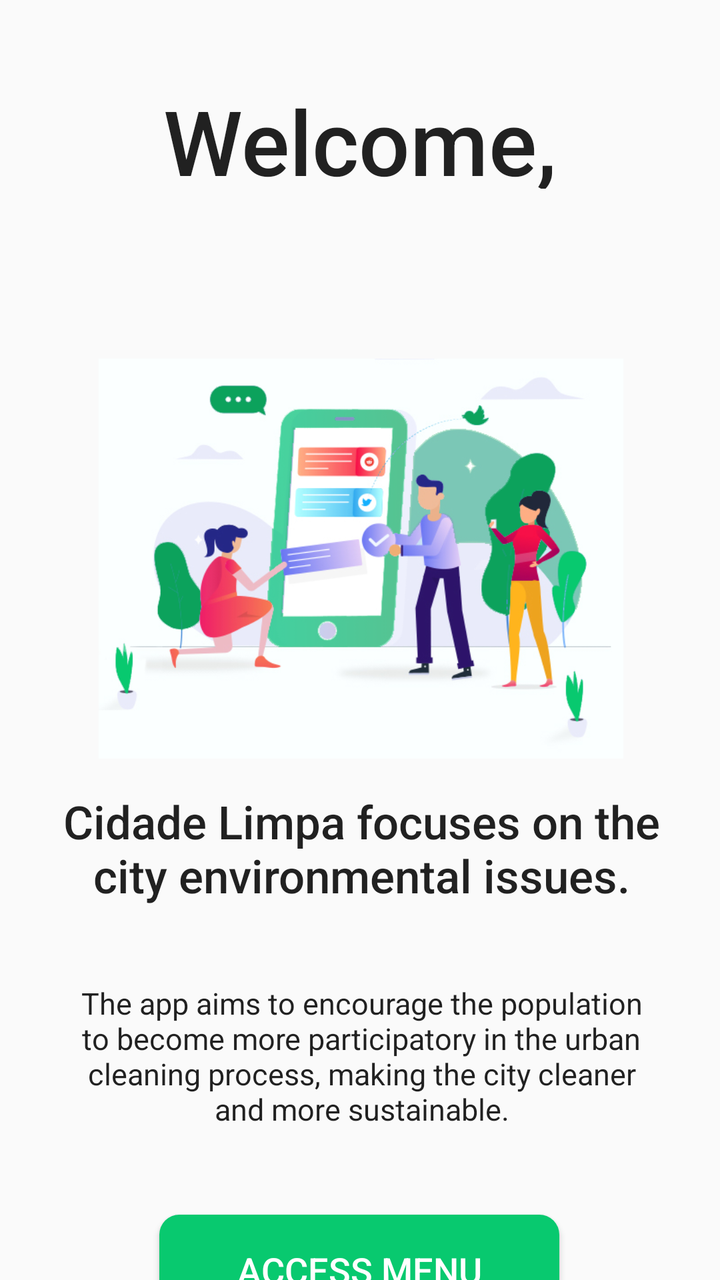
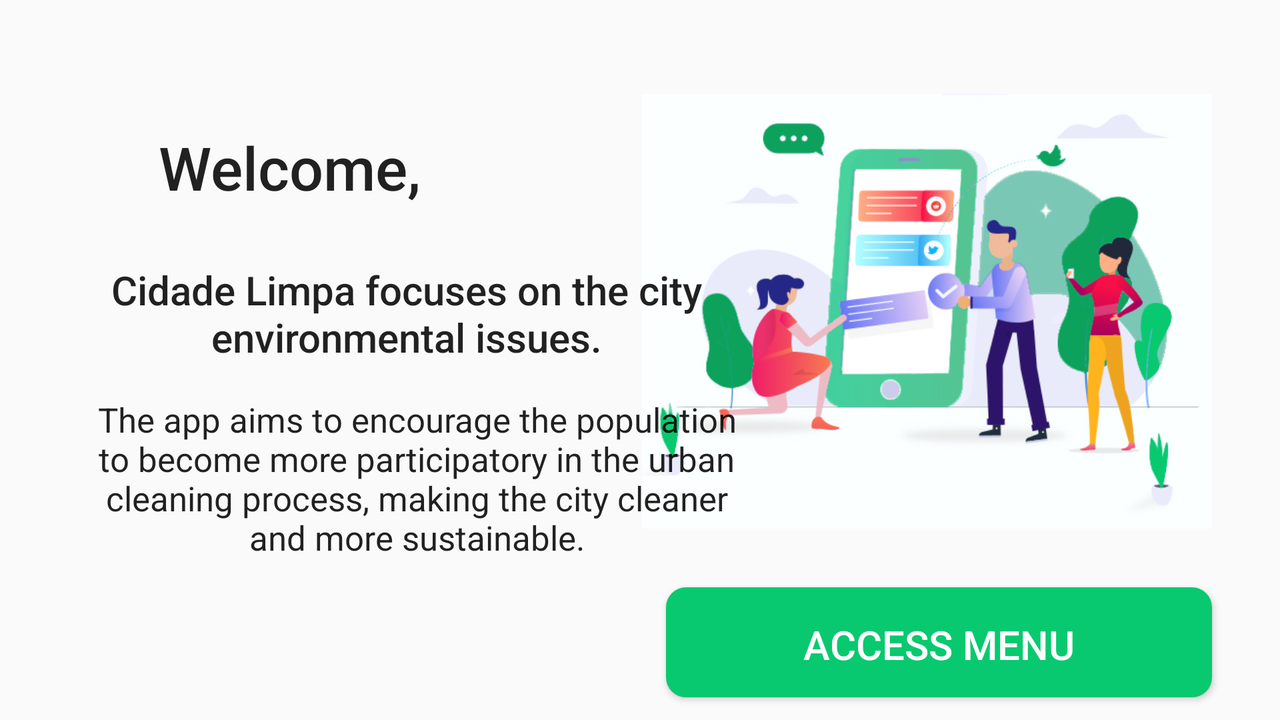

First picture: res/layout/ on a phone held upright. Second picture: the repository's own variant of that layout, on a device whose configuration matches the variant's folder. Source for both follows.
<!-- AndroidManifest.xml: application theme Theme.MeuProjeto -->
<!-- res/layout/activity_tela2.xml -->
<?xml version="1.0" encoding="utf-8"?>
<androidx.constraintlayout.widget.ConstraintLayout xmlns:android="http://schemas.android.com/apk/res/android"
    xmlns:app="http://schemas.android.com/apk/res-auto"
    xmlns:tools="http://schemas.android.com/tools"
    android:layout_width="match_parent"
    android:layout_height="match_parent"
    tools:context=".tela2">

    <TextView
        android:id="@+id/textView3"
        android:layout_width="266dp"
        android:layout_height="54dp"
        android:text="@string/welcome"
        android:textAlignment="center"
        android:textAppearance="@style/TextAppearance.AppCompat.Body2"
        android:textSize="45dp"
        app:layout_constraintBottom_toBottomOf="parent"
        app:layout_constraintEnd_toEndOf="parent"
        app:layout_constraintHorizontal_bias="0.497"
        app:layout_constraintStart_toStartOf="parent"
        app:layout_constraintTop_toTopOf="parent"
        app:layout_constraintVertical_bias="0.069"
        tools:ignore="MissingConstraints" />

    <TextView
        android:id="@+id/tvUsuarioNome"
        android:layout_width="266dp"
        android:layout_height="53dp"
        android:layout_marginTop="8dp"
        android:textAlignment="center"
        android:textAppearance="@style/TextAppearance.AppCompat.Body2"
        android:textSize="45dp"
        app:layout_constraintEnd_toEndOf="@+id/textView3"
        app:layout_constraintHorizontal_bias="0.497"
        app:layout_constraintStart_toStartOf="@+id/textView3"
        app:layout_constraintTop_toBottomOf="@+id/textView3" />

    <androidx.appcompat.widget.AppCompatButton
        android:id="@+id/bt_segunda_tela"
        android:layout_width="200dp"
        android:layout_height="55dp"
        android:layout_marginTop="12dp"
        android:background="@drawable/background_button"
        android:drawableRight="@drawable/ic_arrow"
        android:padding="15dp"
        android:text="@string/accessMenu"
        android:textColor="@color/white"
        android:textSize="18dp"
        app:layout_constraintEnd_toEndOf="@+id/textView2"
        app:layout_constraintHorizontal_bias="0.489"
        app:layout_constraintStart_toStartOf="@+id/textView2"
        app:layout_constraintTop_toBottomOf="@+id/textView2"
        tools:ignore="MissingConstraints" />

    <ImageView
        android:id="@+id/imageView6"
        android:layout_width="297dp"
        android:layout_height="200dp"
        android:layout_marginTop="24dp"
        app:layout_constraintEnd_toEndOf="@+id/tvUsuarioNome"
        app:layout_constraintHorizontal_bias="0.483"
        app:layout_constraintStart_toStartOf="@+id/tvUsuarioNome"
        app:layout_constraintTop_toBottomOf="@+id/tvUsuarioNome"
        app:srcCompat="@drawable/design_vector" />

    <TextView
        android:id="@+id/textView"
        android:layout_width="334dp"
        android:layout_height="88dp"
        android:layout_marginTop="16dp"
        android:text="@string/textApp"
        android:textAlignment="center"
        android:textAppearance="@style/TextAppearance.AppCompat.Body2"
        android:textSize="23dp"
        app:layout_constraintEnd_toEndOf="@+id/imageView6"
        app:layout_constraintStart_toStartOf="@+id/imageView6"
        app:layout_constraintTop_toBottomOf="@+id/imageView6" />

    <TextView
        android:id="@+id/textView2"
        android:layout_width="296dp"
        android:layout_height="104dp"
        android:layout_marginTop="8dp"
        android:ellipsize="end"
        android:text="@string/textApp2"
        android:textAlignment="center"
        android:textAppearance="@style/TextAppearance.AppCompat.Body1"
        android:textSize="15dp"
        android:verticalScrollbarPosition="defaultPosition"
        app:layout_constraintEnd_toEndOf="@+id/textView"
        app:layout_constraintStart_toStartOf="@+id/textView"
        app:layout_constraintTop_toBottomOf="@+id/textView" />


</androidx.constraintlayout.widget.ConstraintLayout>
<!-- resources referenced by this layout -->
<resources>
  <color name="white">#FFFFFFFF</color>
  <!-- drawable background_button (drawable) -->
  <?xml version="1.0" encoding="utf-8"?>
  <shape xmlns:android="http://schemas.android.com/apk/res/android"
      android:shape="rectangle">
  
      <corners android:radius="10dp" />
      <solid android:color="@color/green_eco" />
  
  </shape>
  <!-- drawable design_vector: png bitmap (drawable, 107304 bytes) -->
  <string name="accessMenu">Access menu</string>
  <string name="textApp">Cidade Limpa focuses on the city environmental issues.</string>
  <string name="textApp2">The app aims to encourage the population to become more
  participatory in the urban cleaning process, making the city cleaner and more sustainable.</string>
  <string name="welcome">Welcome,</string>
  <style name="Theme.MeuProjeto" parent="Theme.AppCompat.Light.NoActionBar">
          
          <item name="colorPrimary">@color/purple_500</item>
          <item name="colorPrimaryVariant">@color/green_eco</item>
          <item name="colorOnPrimary">@color/white</item>
          
          <item name="colorSecondary">@color/teal_200</item>
          <item name="colorSecondaryVariant">@color/teal_700</item>
          <item name="colorOnSecondary">@color/black</item>
          
          <item name="android:statusBarColor">?attr/colorPrimaryVariant</item>
          
      </style>
  <color name="green_eco">#08C96F</color>
  <color name="purple_500">#FF6200EE</color>
  <color name="teal_200">#FF03DAC5</color>
  <color name="teal_700">#FF018786</color>
  <color name="black">#FF000000</color>
</resources>
<!-- res/layout-land/activity_tela2.xml (the repository's variant of the layout above) -->
<!-- drawn on the phone turned sideways -->
<?xml version="1.0" encoding="utf-8"?>
<androidx.constraintlayout.widget.ConstraintLayout xmlns:android="http://schemas.android.com/apk/res/android"
    xmlns:app="http://schemas.android.com/apk/res-auto"
    xmlns:tools="http://schemas.android.com/tools"
    android:layout_width="match_parent"
    android:layout_height="match_parent"
    tools:context=".tela2">

    <TextView
        android:id="@+id/textView3"
        android:layout_width="175dp"
        android:layout_height="40dp"
        android:text="@string/welcome"
        android:textAlignment="textEnd"
        android:textAppearance="@style/TextAppearance.AppCompat.Body2"
        android:textSize="30dp"
        app:layout_constraintBottom_toBottomOf="parent"
        app:layout_constraintEnd_toEndOf="parent"
        app:layout_constraintHorizontal_bias="0.075"
        app:layout_constraintStart_toStartOf="parent"
        app:layout_constraintTop_toTopOf="parent"
        app:layout_constraintVertical_bias="0.198"
        tools:ignore="MissingConstraints" />

    <TextView
        android:id="@+id/tvUsuarioNome"
        android:layout_width="175dp"
        android:layout_height="40dp"
        android:layout_marginStart="4dp"
        android:textAlignment="viewStart"
        android:textAppearance="@style/TextAppearance.AppCompat.Body2"
        android:textSize="30sp"
        app:layout_constraintBottom_toBottomOf="@+id/textView3"
        app:layout_constraintStart_toEndOf="@+id/textView3"
        app:layout_constraintTop_toTopOf="@+id/textView3" />

    <androidx.appcompat.widget.AppCompatButton
        android:id="@+id/bt_segunda_tela"
        android:layout_width="273dp"
        android:layout_height="55dp"
        android:layout_marginTop="24dp"
        android:background="@drawable/background_button"
        android:drawableRight="@drawable/ic_arrow"
        android:padding="15dp"
        android:text="@string/accessMenu"
        android:textColor="@color/white"
        android:textSize="20dp"
        app:layout_constraintEnd_toEndOf="@+id/imageView6"
        app:layout_constraintHorizontal_bias="1.0"
        app:layout_constraintStart_toStartOf="@+id/imageView6"
        app:layout_constraintTop_toBottomOf="@+id/imageView6"
        tools:ignore="MissingConstraints" />

    <ImageView
        android:id="@+id/imageView6"
        android:layout_width="285dp"
        android:layout_height="228dp"
        app:layout_constraintBottom_toBottomOf="parent"
        app:layout_constraintEnd_toEndOf="parent"
        app:layout_constraintHorizontal_bias="0.904"
        app:layout_constraintStart_toStartOf="parent"
        app:layout_constraintTop_toTopOf="parent"
        app:layout_constraintVertical_bias="0.315"
        app:srcCompat="@drawable/design_vector" />

    <TextView
        android:id="@+id/textView"
        android:layout_width="337dp"
        android:layout_height="63dp"
        android:layout_marginTop="28dp"
        android:text="@string/textApp"
        android:textAlignment="center"
        android:textAppearance="@style/TextAppearance.AppCompat.Body2"
        android:textSize="20dp"
        app:layout_constraintEnd_toEndOf="@+id/tvUsuarioNome"
        app:layout_constraintHorizontal_bias="0.0"
        app:layout_constraintStart_toStartOf="@+id/textView3"
        app:layout_constraintTop_toBottomOf="@+id/textView3" />

    <TextView
        android:id="@+id/textView2"
        android:layout_width="327dp"
        android:layout_height="112dp"
        android:layout_marginTop="4dp"
        android:ellipsize="end"
        android:text="@string/textApp2"
        android:textAlignment="center"
        android:textAppearance="@style/TextAppearance.AppCompat.Body1"
        android:textSize="17dp"
        android:verticalScrollbarPosition="defaultPosition"
        app:layout_constraintEnd_toEndOf="@+id/textView"
        app:layout_constraintHorizontal_bias="1.0"
        app:layout_constraintStart_toStartOf="@+id/textView"
        app:layout_constraintTop_toBottomOf="@+id/textView" />


</androidx.constraintlayout.widget.ConstraintLayout>
